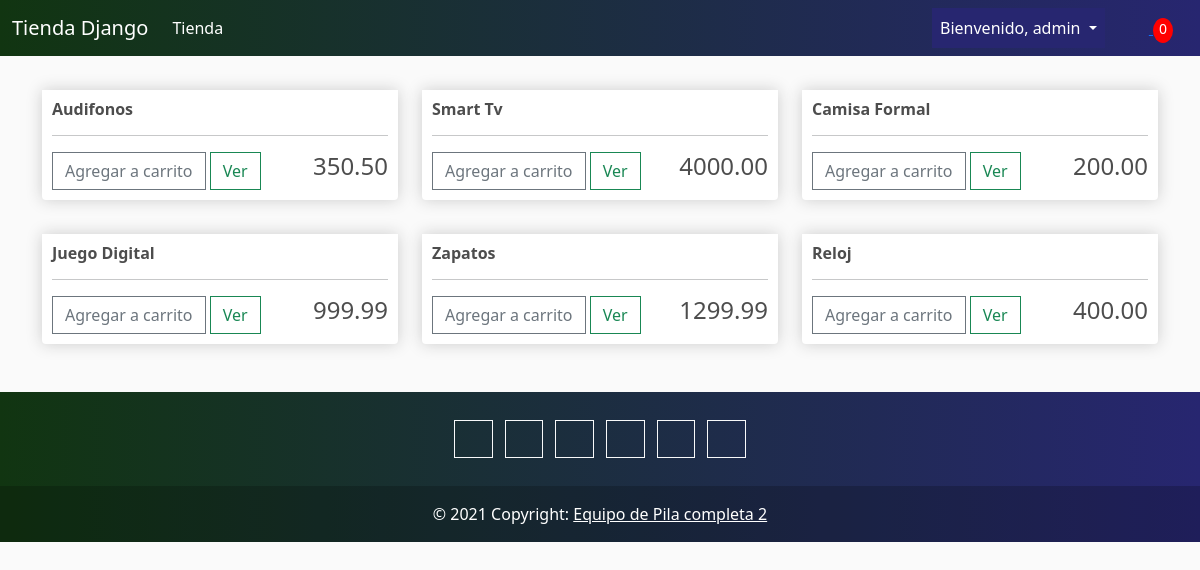
Screenshot of / (signed in) with the database file from the repository.
### tienda/models.py (models this page shows, shortened)
class Cliente(models.Model):
    usuario = models.OneToOneField(User, on_delete=models.CASCADE, null=True, blank=True)
    nombre = models.CharField(max_length=200,null=True)
    email = models.CharField(max_length=200,null=True)
    def __str__(self):
        return self.nombre

class Producto(models.Model):
    nombre = models.CharField(max_length=200, null=True)
    precio = models.FloatField()
    digital = models.BooleanField(default=False, null=True, blank=False)
    imagen = models.ImageField(null=True, blank=True)
    @property
    def imagenURL(self):
        try:
            url = self.imagen.url
        except:
            url = 'images/placeholder.png'
        return url

### tienda/views.py (the view)
# urls.py: path('', include('tienda.urls'))
def tienda(request):
    if request.user.is_authenticated:
        cliente = request.user.cliente
        pedido, creado = Pedido.objects.get_or_create(cliente=cliente, completado=False)
        articulos = pedido.pedirarticulo_set.all()
        articulosCarrito = pedido.get_articulos_carrito
    else:
        articulos = []
        pedido = {'get_total_carrito':0, 'get_articulos_carrito':0, 'envio':False}
        articulosCarrito = pedido['get_articulos_carrito']
    productos = Producto.objects.all
    context = {
        'productos' : productos,
        'articulosCarrito' : articulosCarrito
    }
    return render(request, 'tienda/tienda.html', context)

### tienda/models.py (called while the page is built)
    @property
    def get_articulos_carrito(self):
        articulospedido = self.pedirarticulo_set.all()
        total = sum([articulo.cantidad for articulo in articulospedido])
        return total

### tienda/templates/tienda/tienda.html (shortened to what this page needs)
{% extends 'tienda/main.html' %}
{% load static %}
{% block content %}
    <div class="row">
        {% for producto in productos %}
            <div class="col-lg-4">
                <div class="box-element product ">
                    <h6><strong>{{producto.nombre}}</strong></h6>
                    <hr>
                    <button data-producto="{{producto.id}}" data-action="add"
                    class="btn btn-outline-secondary add-btn update-cart">
                        Agregar a carrito
                    </button>
                    <a href="#" class="btn btn-outline-success">Ver</a>
                    <h4 style="display:inline-block;float:right;">
                        {{ producto.precio|floatformat:2}}
                    </h4>
                </div>
            </div>
        {% endfor %}
    </div>
{% endblock content %}

### tienda/templates/tienda/main.html (shortened to what this page needs)
<!DOCTYPE html>
{% load static %}
<html lang="en">
<head>
    <link href="https://cdn.jsdelivr.net/npm/bootstrap@5.1.3/dist/css/bootstrap.min.css" rel="stylesheet">
    <link rel="stylesheet" href="{%static 'fontawesome-free-5.15.4-web/css/all.css'%}">
    <link rel="stylesheet" type="text/css" href="{% static 'css/main.css' %}">
</head>
<body>
    <nav class="navbar navbar-expand-lg navbar-dark bg-dark">
        <div class="container-fluid">
          <a class="navbar-brand" href="{%url 'tienda' %}">Tienda Django</a>
          <div class="collapse navbar-collapse" id="navbarSupportedContent">
            <ul class="navbar-nav me-auto mb-2 mb-lg-0">
              <li class="nav-item">
                <a class="nav-link active" aria-current="page" href="{% url 'tienda'%}">Tienda</a>
              </li>
            </ul>
            <div class=" my-2 my-lg-0" style="display:inline-block;margin-right:15px">
              {% if request.user.is_authenticated %}
                  <ul class="navbar-nav"style="display:inline-block;">
                    <li class="nav-item dropdown">
                      <a class="nav-link dropdown-toggle usuario" href="#" id="navbarDarkDropdownMenuLink" role="button" data-bs-toggle="dropdown" aria-expanded="false">
                        Bienvenido, {{request.user.cliente}}
                      </a>
                    </li>
                  </ul>
              {% else %}
                <a href="{% url 'inicio_sesion' %}" class="btn btn-warning">Iniciar Sesion</a>
              {% endif %}
                <a href="{% url 'carrito' %}">
                  <p id="cart-total" style="display:inline-block;">{{articulosCarrito}}</p>
                </a>
            </div>
          </div>
        </div>
      </nav>
    <div class="container">
        {% block content %}
        {% endblock content %}
    </div>
    <div class=" mt-5">
      <footer class="bg-dark text-center text-white">
      <div class="container p-4 pb-0">
        <section class="mb-4">
          <a class="btn btn-outline-light btn-floating m-1" href="#!" role="button"
            ><i class="fab fa-facebook-f"></i
          ></a>
          <a class="btn btn-outline-light btn-floating m-1" href="#!" role="button"
            ><i class="fab fa-twitter"></i
          ></a>
          <a class="btn btn-outline-light btn-floating m-1" href="#!" role="button"
            ><i class="fab fa-google"></i
          ></a>
          <a class="btn btn-outline-light btn-floating m-1" href="#!" role="button"
            ><i class="fab fa-instagram"></i
          ></a>
          <a class="btn btn-outline-light btn-floating m-1" href="#!" role="button"
            ><i class="fab fa-linkedin-in"></i
          ></a>
          <a class="btn btn-outline-light btn-floating m-1" href="#!" role="button"
            ><i class="fab fa-github"></i
          ></a>
        </section>
      </div>
      <div class="text-center p-3" style="background-color: rgba(0, 0, 0, 0.2);">
        © 2021 Copyright:
        <a class="text-white" href="#">Equipo de Pila completa 2</a>
      </div>
    </footer>
    </div>
</body>
</html>

### static/css/main.css (style rules this page uses)
body { background-color: hsl(0, 0%, 98%); }
h1,h2,h3,h4,h5,h6 { color:hsl(0, 0%, 30%); }
.box-element { box-shadow:hsl(0, 0%, 80%) 0 0 16px; background-color: #fff; border-radius: 4px; padding: 10px; }
.product { border-radius: 0 0 4px 4px; }
.bg-dark { background-color: 0; background-image: linear-gradient(to right,#113511,#272670); }
a.usuario { color:white!important; background-color: #272670; text-decoration: none!important; }
#cart-total { display: block; text-align: center; color:#fff; background-color: red; width: 20px; height: 25px; border-radius: 50%; font-size: 14px; padding: 0%; margin: 0%; }
.col-lg-4, .col-lg-6, .col-lg-8, .col-lg-12 { margin-top: 10px; }
.btn { border-radius: 0; }

### rows the page displays
Producto: nombre "Audifonos", precio "350.50"
Producto: nombre "Smart Tv", precio "4000.00"
Producto: nombre "Camisa Formal", precio "200.00"
Producto: nombre "Juego Digital", precio "999.99"
Producto: nombre "Zapatos", precio "1299.99"
Producto: nombre "Reloj", precio "400.00"

### other values shown
{{ request.user.cliente }} "admin"
{{ articulosCarrito }} "0"
